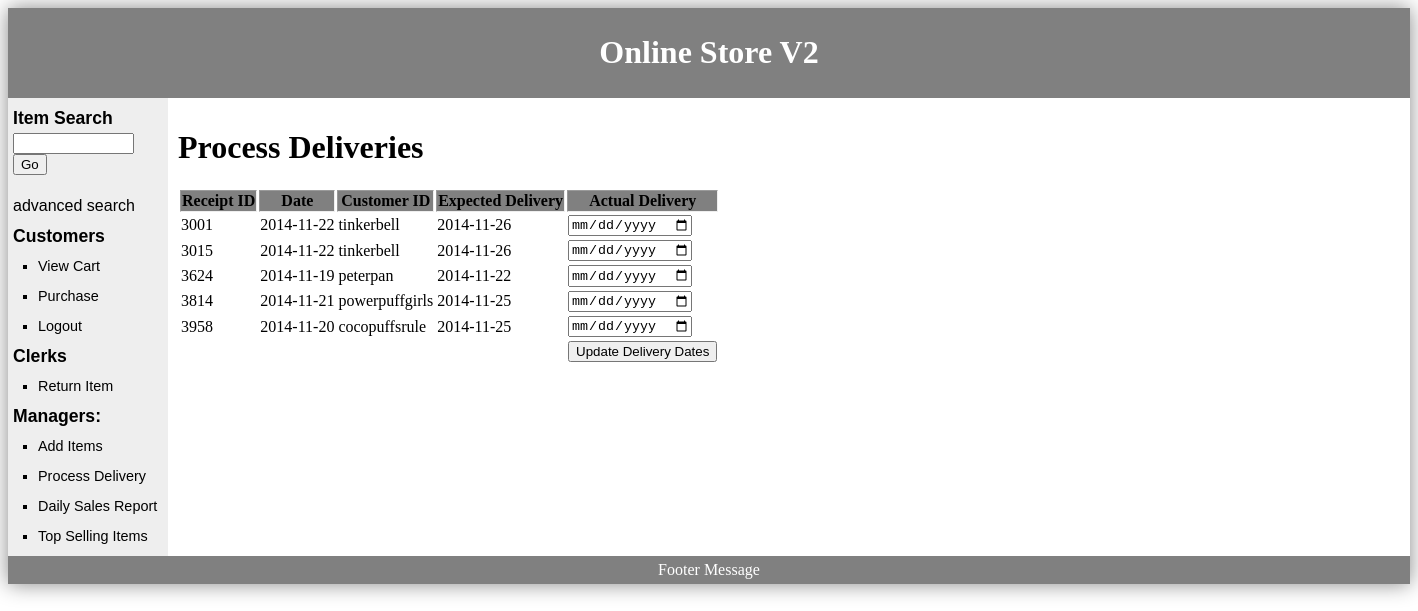
Screenshot of /?page=process_delivery (signed in) with the database file from the repository.
### tables this page shows
create table purchase
	(p_receiptId int not null,  
	p_date DATETIME not null,
	p_cid varchar(20) not null,
	cardNo char(16) not null,
	expiryDate DATE null,
    expectedDate DATETIME not null,
    deliveredDate DATETIME null,
    PRIMARY KEY (p_receiptID),
    FOREIGN KEY (p_cid) REFERENCES customer(cid)
    );

### views/manager/process_delivery.php (the view, shortened to what this page needs)
<?php
function getAllOrdersToProcess(){
	global $connection;
	$results = $connection->query("SELECT * FROM purchase WHERE deliveredDate IS NULL");
 	if($results->num_rows == 0){
	 	print '<tr><td colspan=5>No orders needing delivery dates set were found.</td></tr>';
 	}else{
	 	$i = 0;
		while($row = $results->fetch_assoc()) {
		    print '<tr>';
			    print '<td>'.$row["p_receiptId"].'</td>';
			    print '<td>'.date('Y-m-d', strtotime($row["p_date"])).'</td>';
			    print '<td>'.$row["p_cid"].'</td>';
			    print '<td>'.date('Y-m-d', strtotime($row["expectedDate"])).'</td>';
			    print '<td><input type="date" name="updates['.$i.'][date]" class="dynamic_datepicker"></td>';
		    print '</tr>';
		    $i++;
		}
		print'<tr><td colspan=4></td>
		 		  <td><input type=submit value="Update Delivery Dates"></td>
		      </tr>';
	}
 }
 ?>
 <h1>Process Deliveries</h1>
  <table border="1">
	 <tr>
		 <th>Receipt ID</th>
		 <th>Date</th>
		 <th>Customer ID</th>
		 <th>Expected Delivery</th>
		 <th>Actual Delivery</th>
	 </tr>
	 <form method="post">
	 <?php getAllOrdersToProcess(); ?>
	 </form>
 </table>

### css/default.css (style rules this page uses)
table, table td { border:0px; }
table th { background-color: grey; }
#content table { width:100%; }

### rows the page displays
purchase: p_receiptId "3001", p_date "2014-11-22", p_cid "tinkerbell", expectedDate "2014-11-26"
purchase: p_receiptId "3015", p_date "2014-11-22", p_cid "tinkerbell", expectedDate "2014-11-26"
purchase: p_receiptId "3624", p_date "2014-11-19", p_cid "peterpan", expectedDate "2014-11-22"
purchase: p_receiptId "3814", p_date "2014-11-21", p_cid "powerpuffgirls", expectedDate "2014-11-25"
purchase: p_receiptId "3958", p_date "2014-11-20", p_cid "cocopuffsrule", expectedDate "2014-11-25"
